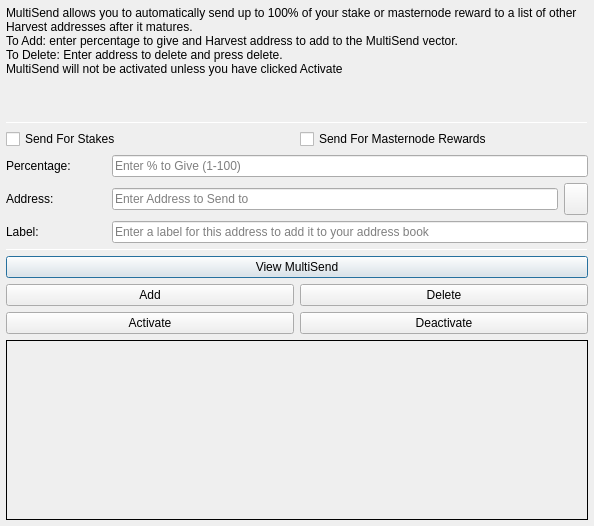
<?xml version="1.0" encoding="UTF-8"?>
<ui version="4.0">
 <class>MultiSendDialog</class>
 <widget class="QDialog" name="MultiSendDialog">
  <property name="windowModality">
   <enum>Qt::NonModal</enum>
  </property>
  <property name="geometry">
   <rect>
    <x>0</x>
    <y>0</y>
    <width>594</width>
    <height>526</height>
   </rect>
  </property>
  <property name="windowTitle">
   <string>MultiSend</string>
  </property>
  <layout class="QVBoxLayout" name="verticalLayout" stretch="0">
   <property name="leftMargin">
    <number>6</number>
   </property>
   <property name="topMargin">
    <number>6</number>
   </property>
   <property name="rightMargin">
    <number>6</number>
   </property>
   <property name="bottomMargin">
    <number>6</number>
   </property>
   <item>
    <layout class="QVBoxLayout" name="verticalLayout_Main" stretch="1,1,1,0,1,1,1">
     <item>
      <widget class="QLabel" name="label_2">
       <property name="lineWidth">
        <number>1</number>
       </property>
       <property name="text">
        <string>MultiSend allows you to automatically send up to 100% of your stake or masternode reward to a list of other Harvest addresses after it matures.
To Add: enter percentage to give and Harvest address to add to the MultiSend vector.
To Delete: Enter address to delete and press delete.
MultiSend will not be activated unless you have clicked Activate</string>
       </property>
       <property name="alignment">
        <set>Qt::AlignLeading|Qt::AlignLeft|Qt::AlignTop</set>
       </property>
       <property name="wordWrap">
        <bool>true</bool>
       </property>
      </widget>
     </item>
     <item>
      <widget class="Line" name="line">
       <property name="minimumSize">
        <size>
         <width>0</width>
         <height>1</height>
        </size>
       </property>
       <property name="maximumSize">
        <size>
         <width>16777215</width>
         <height>1</height>
        </size>
       </property>
       <property name="orientation">
        <enum>Qt::Horizontal</enum>
       </property>
      </widget>
     </item>
     <item>
      <layout class="QVBoxLayout" name="verticalLayout_Settings">
       <item>
        <layout class="QHBoxLayout" name="horizontalLayout">
         <item>
          <widget class="QCheckBox" name="multiSendStakeCheckBox">
           <property name="text">
            <string>Send For Stakes</string>
           </property>
          </widget>
         </item>
         <item>
          <widget class="QCheckBox" name="multiSendMasternodeCheckBox">
           <property name="text">
            <string>Send For Masternode Rewards</string>
           </property>
          </widget>
         </item>
        </layout>
       </item>
       <item>
        <layout class="QHBoxLayout" name="horizontalLayout_6">
         <item>
          <widget class="QLabel" name="label">
           <property name="minimumSize">
            <size>
             <width>100</width>
             <height>0</height>
            </size>
           </property>
           <property name="toolTip">
            <string>Percentage of stake to send</string>
           </property>
           <property name="text">
            <string>Percentage:</string>
           </property>
          </widget>
         </item>
         <item>
          <widget class="QLineEdit" name="multiSendPercentEdit">
           <property name="toolTip">
            <string>Enter whole numbers 1 - 100</string>
           </property>
           <property name="placeholderText">
            <string>Enter % to Give (1-100)</string>
           </property>
          </widget>
         </item>
        </layout>
       </item>
       <item>
        <layout class="QHBoxLayout" name="horizontalLayout_7">
         <item>
          <widget class="QLabel" name="label_5">
           <property name="minimumSize">
            <size>
             <width>100</width>
             <height>0</height>
            </size>
           </property>
           <property name="toolTip">
            <string>Address to send portion of stake to</string>
           </property>
           <property name="text">
            <string>Address:</string>
           </property>
          </widget>
         </item>
         <item>
          <widget class="QLineEdit" name="multiSendAddressEdit">
           <property name="toolTip">
            <string/>
           </property>
           <property name="placeholderText">
            <string>Enter Address to Send to</string>
           </property>
          </widget>
         </item>
         <item>
          <widget class="QToolButton" name="addressBookButton">
           <property name="maximumSize">
            <size>
             <width>16777215</width>
             <height>32</height>
            </size>
           </property>
           <property name="toolTip">
            <string>Choose an address from the address book</string>
           </property>
           <property name="text">
            <string/>
           </property>
           <property name="icon">
            <iconset resource="../harvest.qrc">
             <normaloff>:/icons/address-book</normaloff>:/icons/address-book</iconset>
           </property>
           <property name="shortcut">
            <string>Alt+A</string>
           </property>
          </widget>
         </item>
        </layout>
       </item>
      </layout>
     </item>
     <item>
      <layout class="QHBoxLayout" name="horizontalLayout_3">
       <item>
        <widget class="QLabel" name="label_3">
         <property name="minimumSize">
          <size>
           <width>100</width>
           <height>0</height>
          </size>
         </property>
         <property name="text">
          <string>Label:</string>
         </property>
        </widget>
       </item>
       <item>
        <widget class="QLineEdit" name="labelAddressLabelEdit">
         <property name="placeholderText">
          <string>Enter a label for this address to add it to your address book</string>
         </property>
        </widget>
       </item>
      </layout>
     </item>
     <item>
      <widget class="Line" name="line_2">
       <property name="minimumSize">
        <size>
         <width>0</width>
         <height>1</height>
        </size>
       </property>
       <property name="maximumSize">
        <size>
         <width>16777215</width>
         <height>1</height>
        </size>
       </property>
       <property name="orientation">
        <enum>Qt::Horizontal</enum>
       </property>
      </widget>
     </item>
     <item>
      <layout class="QVBoxLayout" name="verticalLayout_Buttons">
       <item>
        <layout class="QHBoxLayout" name="horizontalLayout_4">
         <item>
          <widget class="QPushButton" name="viewButton">
           <property name="toolTip">
            <string/>
           </property>
           <property name="statusTip">
            <string>View MultiSend Vector</string>
           </property>
           <property name="text">
            <string>View MultiSend</string>
           </property>
          </widget>
         </item>
        </layout>
       </item>
       <item>
        <layout class="QHBoxLayout" name="horizontalLayout_2">
         <item>
          <widget class="QPushButton" name="addButton">
           <property name="toolTip">
            <string/>
           </property>
           <property name="statusTip">
            <string>Add to MultiSend Vector</string>
           </property>
           <property name="text">
            <string>Add</string>
           </property>
          </widget>
         </item>
         <item>
          <widget class="QPushButton" name="deleteButton">
           <property name="toolTip">
            <string/>
           </property>
           <property name="statusTip">
            <string>Delete Address From MultiSend Vector</string>
           </property>
           <property name="text">
            <string>Delete</string>
           </property>
          </widget>
         </item>
        </layout>
       </item>
       <item>
        <layout class="QHBoxLayout" name="horizontalLayout_5">
         <item>
          <widget class="QPushButton" name="activateButton">
           <property name="statusTip">
            <string>Activate MultiSend</string>
           </property>
           <property name="text">
            <string>Activate</string>
           </property>
          </widget>
         </item>
         <item>
          <widget class="QPushButton" name="disableButton">
           <property name="statusTip">
            <string>Deactivate MultiSend</string>
           </property>
           <property name="text">
            <string>Deactivate</string>
           </property>
          </widget>
         </item>
        </layout>
       </item>
      </layout>
     </item>
     <item>
      <widget class="QLabel" name="message">
       <property name="minimumSize">
        <size>
         <width>0</width>
         <height>180</height>
        </size>
       </property>
       <property name="frameShape">
        <enum>QFrame::Panel</enum>
       </property>
       <property name="frameShadow">
        <enum>QFrame::Plain</enum>
       </property>
       <property name="lineWidth">
        <number>1</number>
       </property>
       <property name="midLineWidth">
        <number>1</number>
       </property>
       <property name="text">
        <string/>
       </property>
       <property name="alignment">
        <set>Qt::AlignLeading|Qt::AlignLeft|Qt::AlignTop</set>
       </property>
       <property name="wordWrap">
        <bool>true</bool>
       </property>
      </widget>
     </item>
    </layout>
   </item>
  </layout>
 </widget>
 <resources>
  <include location="../harvest.qrc"/>
 </resources>
 <connections/>
</ui>
